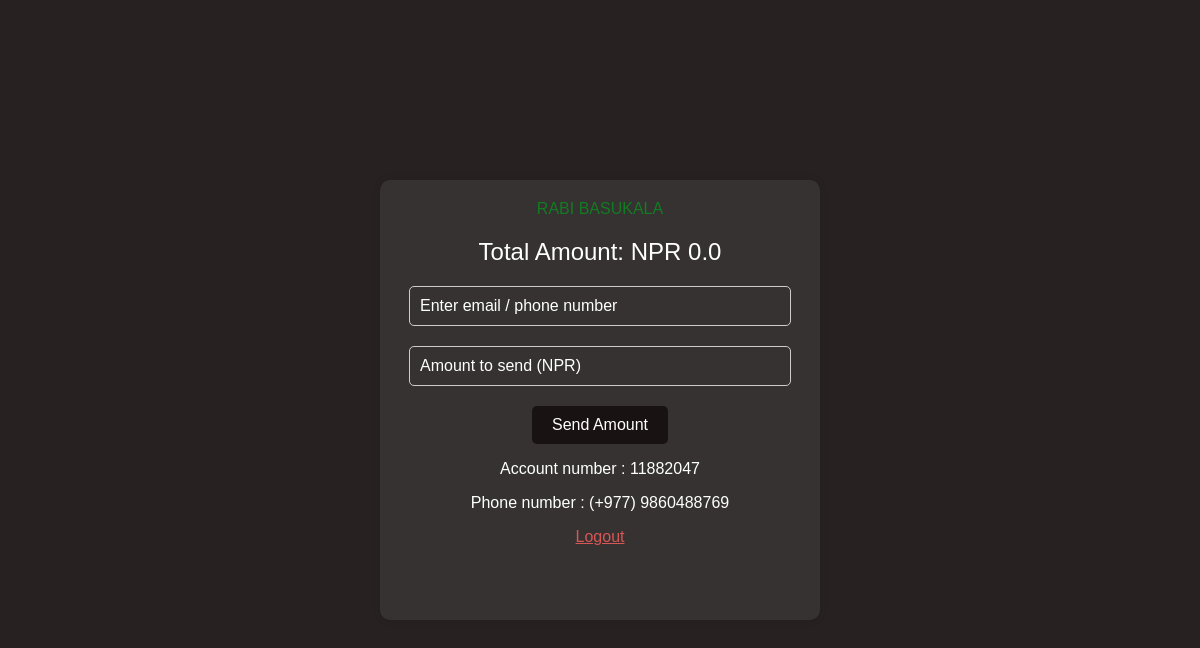
/topup/send_amount (signed in), run on the app's committed database.
### bank/models.py (models this page shows, shortened)
class Bank(models.Model):
    fullname = models.CharField(max_length=100)
    account_number = models.CharField(max_length=12, unique=True)
    email = models.EmailField(unique=True)
    phone = models.CharField(max_length=20,unique=True)
    password=models.CharField(max_length=256)
    amount = models.FloatField(default=0.0)
    nagrita_no = models.CharField(max_length=100)
    created_at = models.DateTimeField(auto_now_add=True)
    updated_at = models.DateTimeField(auto_now=True)

### topup/views.py (the view, shortened to what this page needs)
# urls.py: path('send_amount',views.send_amount,name='send_amount'),
@csrf_exempt
def send_amount(request):
    context={
        'bank_id':None,
        'fullname':'',
        'amount':'',
        'account_number':''
    }
    bank_id = request.session.get('bank_id')
    if bank_id:
        context['bank_id']=bank_id
        context['amount']=Bank.objects.get(id=bank_id).amount
        context['fullname']=Bank.objects.get(id=bank_id).fullname
        context['account_number']=Bank.objects.get(id=bank_id).account_number
        context['phone']=Bank.objects.get(id=bank_id).phone
    print(bank_id)
    return render(request, 'send_amount.html',context)

### templates/send_amount.html (shortened to what this page needs)
<!DOCTYPE html>
<html lang="en">
<head>
</head>
<body>
    <form method="post">
        <div class="container">
            <div class="title">{{fullname}} </div>
            <div class="total-amount">Total Amount: NPR <span id='totalAmt'>{{amount}}</span></div>
            <input type="text" class="input-field" placeholder="Enter email / phone number" name="email" required />
            <input type="text" class="input-field" placeholder="Amount to send (NPR)" name="amount" required />
            <button type="submit" class="send-button">
                Send Amount
            </button>
            {% if bank_id is None %}
            <div class='login'>
                <span>To send money ,please click </span><a href="{%url 'bank_login'%}">Login</a>
            </div>
            {% else %}
            <div class='logout'>
                <p>Account number : <span class='name'>{{account_number}} </span> </p>
                <p>Phone number : (+977) <span class='name'>{{phone}} </span> </p>
                <a href="{%url 'bank_logout'%}">Logout</a>
            </div>
            {% endif %}
        </div>
    </form>
</body>
</html>

### templates/send_amount.html (style rules this page uses)
body { font-family: Arial, sans-serif; background: #272121; margin: 0; padding: 0; display: flex; flex-direction: column; justify-content: center; align-items: center; height: 100vh; }
.container { width: 400px; height: 400px; text-align: center; background: #363232; color: #fff; padding: 20px; border-radius: 10px; box-shadow: 0 0 10px rgba(0, 0, 0, 0.1); }
.title { font-size: 16px; margin-bottom: 20px; text-transform: uppercase; color: #127c22; }
.total-amount { font-size: 24px; margin-bottom: 20px; }
.input-field { display: block; width: 90%; padding: 10px; border: 1px solid #ccc; border-radius: 5px; font-size: 16px; outline: none; background-color: #363232; caret-color: white; color: white; margin: auto; margin-bottom: 20px; }
.input-field::placeholder { color: white; }
.send-button { padding: 10px 20px; font-size: 16px; color: #fff; background-color: #191212; border: none; border-radius: 5px; cursor: pointer; }
.logout a { text-decoration: underline; color: #d75656; }

### data on the page
Bank: fullname "RABI BASUKALA", amount "0.0", account_number "11882047", phone "9860488769"
